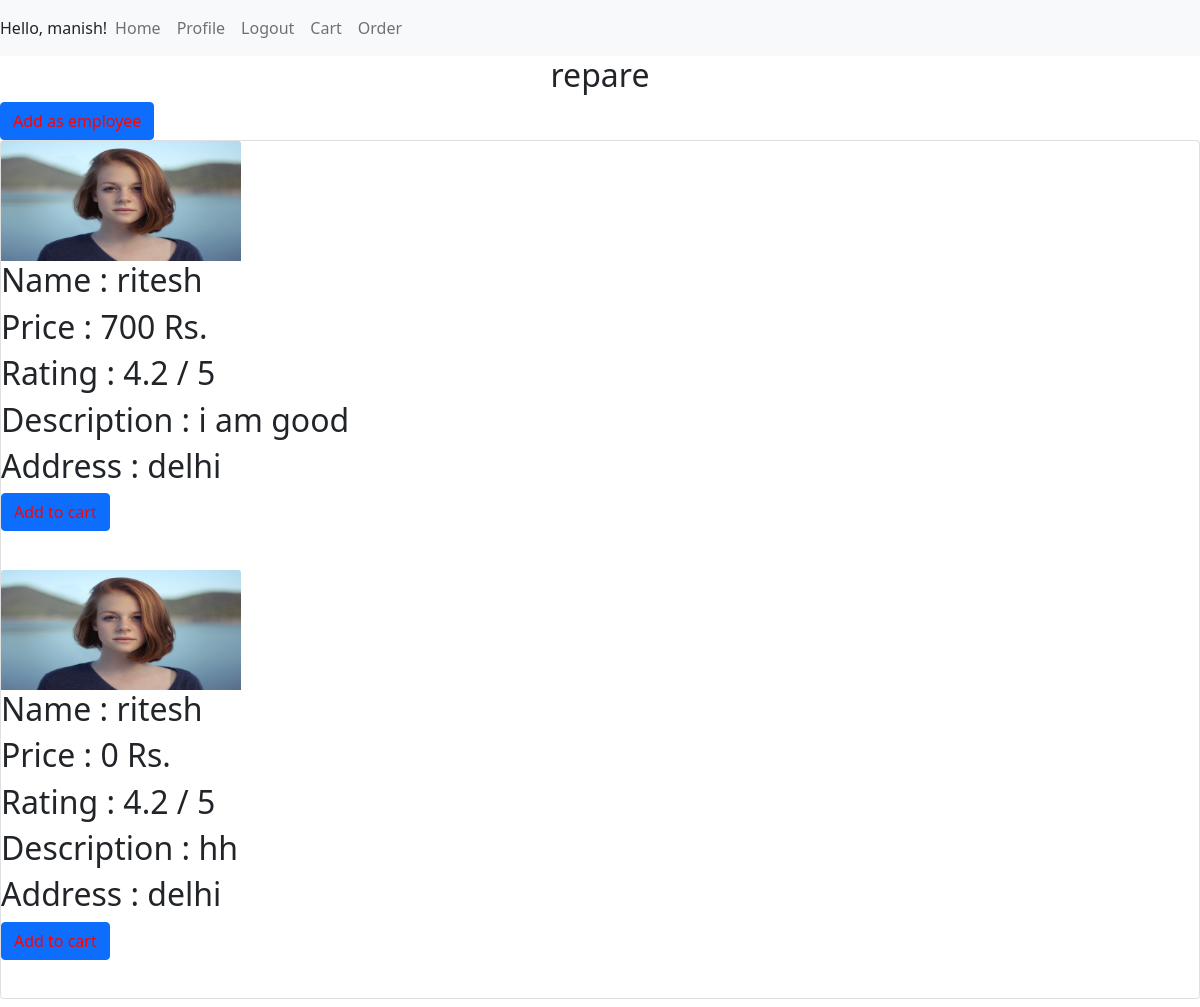
/service/1 (signed in), run on an earlier commit of the app's database.
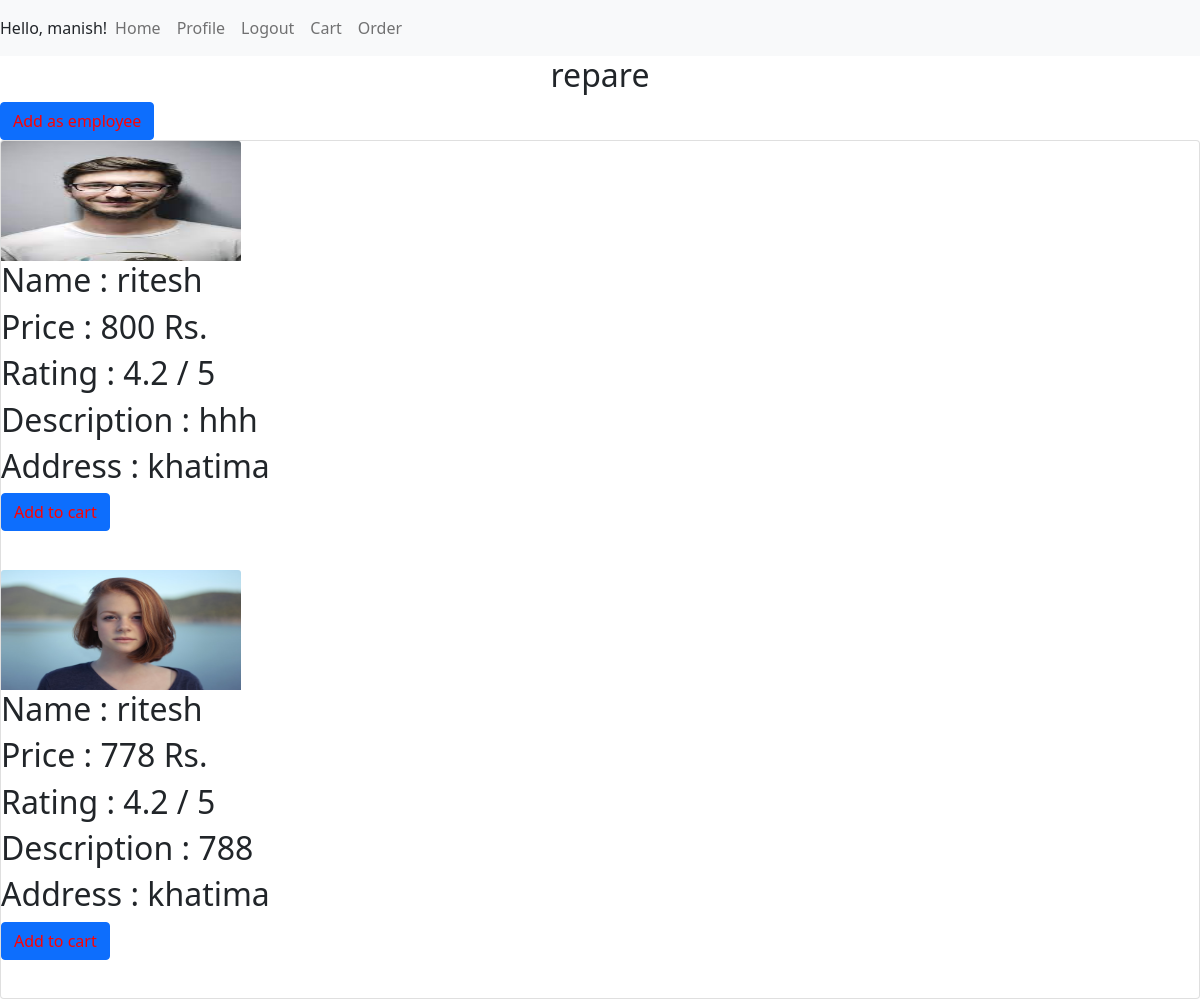
And on a later commit of the database.
### user/models.py (models this page shows, shortened)
class Employee(models.Model):
    user_id = models.CharField(max_length=100 , default=None)
    service = models.CharField(max_length=100 )
    name = models.CharField(max_length=100 )
    category = models.CharField(max_length=100 , default=None)
    cost = models.IntegerField(default = 0)
    rating = models.FloatField(default = 4.2)
    description = models.TextField(default = None)
    image = models.FileField(upload_to = path_and_rename('user/static/user/image'))
    def __str__(self):
        return self.name

class Profile(models.Model):
    user = models.OneToOneField(User , on_delete=models.CASCADE)
    auth_token = models.CharField(max_length=100 )
    is_verified = models.BooleanField(default=False)
    created_at = models.DateTimeField(auto_now_add=True)
    address = models.TextField(default = None)

### user/views.py (the view)
# urls.py: path('service/<int:servicepk>' , views.service , name = 'service'),
def service(req ,servicepk, categorypk = None):
    ser_obj = Services.objects.filter(pk = servicepk).first()
    if categorypk is None:
        emp_obj = Employee.objects.filter(service = ser_obj.service).all()
        cat = ser_obj.service
    else:
        cat_obj = Categorys.objects.filter(pk = categorypk).first()
        emp_obj = Employee.objects.filter(category = cat_obj.category).all()
        cat = cat_obj.category
    print(emp_obj[0])
    emplist = []
    user_obj = req.user
    profile_obj = Profile.objects.filter(user = user_obj).first()
    address = profile_obj.address
    for emp in emp_obj:
        Disc={"id":emp.id,"name":emp.name,"image":emp.image,"description":emp.description,"cost":emp.cost,"rating":emp.rating, "address":address}
        emplist.append(Disc)
    return render(req , 'user/service.html' , {'emp_present': len(emp_obj) ,'cat': cat,  'employees' : emplist , 'servicepk':servicepk , 'categorypk' : categorypk})

### user/templates/user/service.html
{% extends 'user/base.html' %}
{% block content %}
{% load static %}
<h2 class = " d-flex justify-content-center align-items-center">  {{cat}}   <h2>
{% if categorypk %}
    <button type="button" class="btn btn-primary"> <a href = "{% url 'add_emp' servicepk=servicepk categorypk=categorypk %}" style = "text-decoration: none; color:red" >Add as employee</a> </button>
{% else %}
    <button type="button" class="btn btn-primary"> <a href = "{% url 'add_emp' servicepk=servicepk %}" style = "text-decoration: none; color:red" >Add as employee</a> </button>
{% endif %}
{% if emp_present == 0 %}
    <h2>No employee available</h2>
{% else %}
<div class="card">
        <div class="card-block" >
            <div class="row">
                {% for employee in employees %}
                    <div>
                    <img class="card-img-top" src = "{% static employee.image %}" style="width: 20%; height:10vw;" alt="Card image cap">
                    <div>
                    <h2> Name : {{employee.name}}</h2>
                    <h2> Price : {{employee.cost}} Rs.</h2>
                    <h2> Rating : {{employee.rating}} / 5</h2>
                    <h2> Description : {{employee.description}}</h2>
                    <h2> Address : {{employee.address}}</h2>
                    {% if categorypk %}
                        <button type="button" class="btn btn-primary"> <a href = "{% url 'addcart' emp_pk=employee.id servicepk=servicepk categorypk=categorypk %}" style = "text-decoration: none; color:red" >Add to cart</a> </button>
                    {% else %}
                        <button type="button" class="btn btn-primary"> <a href = "{% url 'addcart' emp_pk=employee.id servicepk=servicepk %}" style = "text-decoration: none; color:red" >Add to cart</a> </button>
                    {% endif %}
                    <br><br>
                {% endfor %}
            </div>
        </div>
</div>
{% endif %}
{% endblock %}

What changed in the data, as far as the page shows it:
removed Employee: image (picture), name "ritesh", rating "4.2", description "i am good"
removed Employee: image (picture), name "ritesh", rating "4.2", description "hh"
added Employee: image (picture), name "ritesh", rating "4.2", description "hhh"
added Employee: image (picture), name "ritesh", rating "4.2", description "788"
Also different on the page:
new list line: "Name : Price : 800 Rs. Rating : / 5 Description : Address : Add to cart"
new list line: "khatima"
new list line: "Name : Price : 778 Rs. Rating : / 5 Description : Address : Add to cart"
list line gone: "Name : Price : 700 Rs. Rating : / 5 Description : Address : Add to cart"
list line gone: "delhi"
list line gone: "Name : Price : 0 Rs. Rating : / 5 Description : Address : Add to cart"
